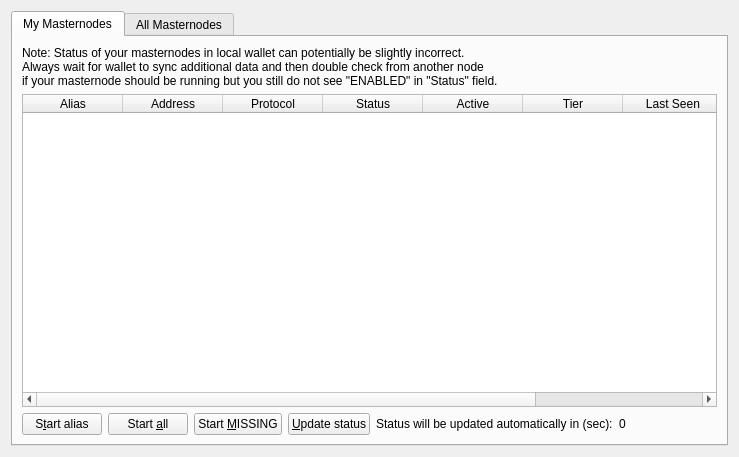
<?xml version="1.0" encoding="UTF-8"?>
<ui version="4.0">
	<class>MasternodeList</class>
	<widget class="QWidget" name="MasternodeList">
		<property name="geometry">
			<rect>
				<x>0</x>
				<y>0</y>
				<width>723</width>
				<height>457</height>
			</rect>
		</property>
		<property name="windowTitle">
			<string>Form</string>
		</property>
		<layout class="QVBoxLayout">
            
			<item>
				<layout class="QVBoxLayout" name="verticalLayout">
					<property name="bottomMargin">
						<number>0</number>
					</property>
					<item>
						<widget class="QTabWidget" name="tabWidget">
							<property name="currentIndex">
								<number>0</number>
							</property>
							<widget class="QWidget" name="tabMyMasternodes">
								<attribute name="title">
									<string>My Masternodes</string>
								</attribute>
								<layout class="QGridLayout" name="gridLayout_2">
									<item row="0" column="0">
										<layout class="QVBoxLayout" name="verticalLayout_2">
											<property name="bottomMargin">
												<number>0</number>
											</property>
											<item>
												<layout class="QHBoxLayout" name="horizontalLayout_note">
													<property name="bottomMargin">
														<number>0</number>
													</property>
													<item>
														<widget class="QLabel" name="updateNote">
															<property name="text">
																<string>Note: Status of your masternodes in local wallet can potentially be slightly incorrect.&lt;br /&gt;Always wait for wallet to sync additional data and then double check from another node&lt;br /&gt;if your masternode should be running but you still do not see "ENABLED" in "Status" field.</string>
															</property>
														</widget>
													</item>
												</layout>
											</item>
											<item>
												<widget class="QTableWidget" name="tableWidgetMyMasternodes">
													<property name="minimumSize">
														<size>
															<width>695</width>
															<height>0</height>
														</size>
													</property>
													<property name="editTriggers">
														<set>QAbstractItemView::NoEditTriggers</set>
													</property>
													<property name="alternatingRowColors">
														<bool>true</bool>
													</property>
													<property name="selectionMode">
														<enum>QAbstractItemView::SingleSelection</enum>
													</property>
													<property name="selectionBehavior">
														<enum>QAbstractItemView::SelectRows</enum>
													</property>
													<property name="sortingEnabled">
														<bool>true</bool>
													</property>
													<attribute name="horizontalHeaderStretchLastSection">
														<bool>true</bool>
													</attribute>
													<attribute name="ResizeMode">
														<enum>QHeaderView::Interactive</enum>
													</attribute>
													<column>
														<property name="text">
															<string>Alias</string>
														</property>
													</column>
													<column>
														<property name="text">
															<string>Address</string>
														</property>
													</column>
													<column>
														<property name="text">
															<string>Protocol</string>
														</property>
													</column>
													<column>
														<property name="text">
															<string>Status</string>
														</property>
													</column>
													<column>
														<property name="text">
															<string>Active</string>
														</property>
													</column>
													<column>
														<property name="text">
															<string>Tier</string>
														</property>
													</column>
													<column>
														<property name="text">
															<string>Last Seen</string>
														</property>
													</column>
													<column>
														<property name="text">
															<string>Payee</string>
														</property>
													</column>
												</widget>
											</item>
											<item>
												<layout class="QHBoxLayout" name="horizontalLayout_5">
													<property name="bottomMargin">
														<number>0</number>
													</property>
													<item>
														<widget class="QPushButton" name="startButton">
															<property name="text">
																<string>S&amp;tart alias</string>
															</property>
														</widget>
													</item>
													<item>
														<widget class="QPushButton" name="startAllButton">
															<property name="text">
																<string>Start &amp;all</string>
															</property>
														</widget>
													</item>
													<item>
														<widget class="QPushButton" name="startMissingButton">
															<property name="text">
																<string>Start &amp;MISSING</string>
															</property>
														</widget>
													</item>
													<item>
														<widget class="QPushButton" name="UpdateButton">
															<property name="text">
																<string>&amp;Update status</string>
															</property>
														</widget>
													</item>
													<item>
														<widget class="QLabel" name="autoupdate_label">
															<property name="text">
																<string>Status will be updated automatically in (sec):</string>
															</property>
														</widget>
													</item>
													<item>
														<widget class="QLabel" name="secondsLabel">
															<property name="text">
																<string>0</string>
															</property>
														</widget>
													</item>
													<item>
														<spacer name="horizontalSpacer_5">
															<property name="orientation">
																<enum>Qt::Horizontal</enum>
															</property>
															<property name="sizeHint" stdset="0">
																<size>
																	<width>40</width>
																	<height>20</height>
																</size>
															</property>
														</spacer>
													</item>
												</layout>
											</item>
										</layout>
									</item>
								</layout>
							</widget>
							<widget class="QWidget" name="tabAllMasternodes">
								<attribute name="title">
									<string>All Masternodes</string>
								</attribute>
								<layout class="QGridLayout" name="gridLayout">
									<item row="1" column="0">
										<widget class="QTableWidget" name="tableWidgetMasternodes">
											<property name="editTriggers">
												<set>QAbstractItemView::NoEditTriggers</set>
											</property>
											<property name="alternatingRowColors">
												<bool>true</bool>
											</property>
											<property name="selectionBehavior">
												<enum>QAbstractItemView::SelectRows</enum>
											</property>
											<property name="sortingEnabled">
												<bool>true</bool>
											</property>
											<attribute name="horizontalHeaderStretchLastSection">
												<bool>true</bool>
											</attribute>
											<attribute name="ResizeMode">
												<enum>QHeaderView::Interactive</enum>
											</attribute>
											<column>
												<property name="text">
													<string>Address</string>
												</property>
											</column>
											<column>
												<property name="text">
													<string>Protocol</string>
												</property>
											</column>
											<column>
												<property name="text">
													<string>Status</string>
												</property>
											</column>
											<column>
												<property name="text">
													<string>Active</string>
												</property>
											</column>
											<column>
												<property name="text">
													<string>Tier</string>
												</property>
											</column>
											<column>
												<property name="text">
													<string>Last Seen</string>
												</property>
											</column>
											<column>
												<property name="text">
													<string>Payee</string>
												</property>
											</column>
										</widget>
									</item>
									<item row="0" column="0">
										<layout class="QHBoxLayout" name="horizontalLayout_3">
											<property name="bottomMargin">
												<number>0</number>
											</property>
											<item>
												<widget class="QLabel" name="label_filter">
													<property name="text">
														<string>Filter List:</string>
													</property>
												</widget>
											</item>
											<item>
												<widget class="QLineEdit" name="filterLineEdit">
													<property name="toolTip">
														<string>Filter masternode list</string>
													</property>
												</widget>
											</item>
											<item>
												<spacer name="horizontalSpacer_3">
													<property name="orientation">
														<enum>Qt::Horizontal</enum>
													</property>
													<property name="sizeHint" stdset="0">
														<size>
															<width>10</width>
															<height>20</height>
														</size>
													</property>
												</spacer>
											</item>
											<item>
												<widget class="QLabel" name="label_count">
													<property name="text">
														<string>Node Count:</string>
													</property>
												</widget>
											</item>
											<item>
												<widget class="QLabel" name="countLabel">
													<property name="text">
														<string>0</string>
													</property>
												</widget>
											</item>
										</layout>
									</item>
								</layout>
							</widget>
						</widget>
					</item>
				</layout>
			</item>
		</layout>
	</widget>
	<resources/>
	<connections/>
</ui>
